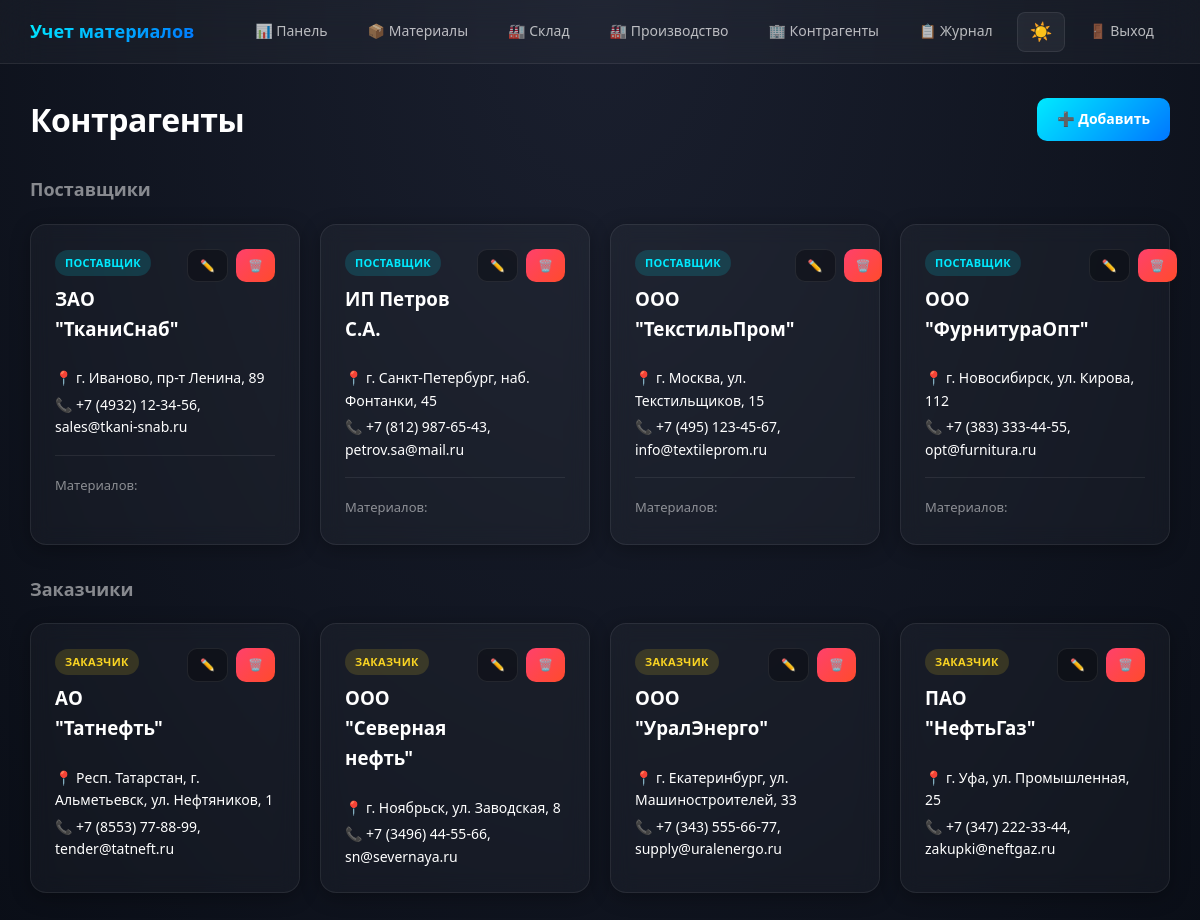
/contractors/ (signed in), run on the app's committed database.
### warehouse/models.py (models this page shows, shortened)
class Contractor(models.Model):
    TYPE_CHOICES = [('supplier', 'Поставщик'), ('customer', 'Заказчик')]
    name = models.CharField(max_length=255)
    address = models.CharField(max_length=255)
    contractor_type = models.CharField(max_length=20, choices=TYPE_CHOICES)
    contact_info = models.CharField(max_length=255, null=True, blank=True)
    created_at = models.DateTimeField(auto_now_add=True, null=True)
    class Meta:
        ordering = ['name']

### warehouse/views.py (the view)
# urls.py: path('contractors/', views.contractors, name='contractors'),
@login_required
def contractors(request):
    suppliers = Contractor.objects.filter(contractor_type='supplier')
    customers = Contractor.objects.filter(contractor_type='customer')
    return render(request, 'warehouse/contractors.html', {
        'suppliers': suppliers,
        'customers': customers
    })

### templates/warehouse/contractors.html (shortened to what this page needs)
{% extends "base.html" %}
{% block content %}
<div class="page-header">
    <h1 class="page-title">Контрагенты</h1>
    <a href="{% url 'add_contractor' %}" class="btn btn-primary">➕ Добавить</a>
</div>
{% if suppliers %}
<h2 style="margin-bottom: 20px; color: var(--text-muted); font-size: 18px;">Поставщики</h2>
<div class="stats-grid" style="margin-bottom: 30px;">
    {% for contractor in suppliers %}
    <div class="card">
        <div style="display: flex; justify-content: space-between; align-items: start;">
            <div>
                <span class="badge badge-primary" style="margin-bottom: 8px;">Поставщик</span>
                <h3 style="margin-bottom: 8px;">{{ contractor.name }}</h3>
            </div>
            <div style="display: flex; gap: 8px;">
                <a href="{% url 'edit_contractor' contractor.id %}" class="btn btn-secondary btn-sm">✏️</a>
                <a href="{% url 'delete_contractor' contractor.id %}" class="btn btn-danger btn-sm" onclick="return confirm('Удалить?')">🗑️</a>
            </div>
        </div>
        <div style="margin-top: 16px; color: var(--text-muted); font-size: 14px;">
            {% if contractor.address %}
            <p style="margin-bottom: 4px;">📍 {{ contractor.address }}</p>
            {% endif %}
            {% if contractor.contact_info %}
            <p>📞 {{ contractor.contact_info }}</p>
            {% endif %}
        </div>
        <div style="margin-top: 16px; padding-top: 16px; border-top: 1px solid var(--border);">
            <span style="color: var(--text-muted); font-size: 13px;">
                Материалов: {{ contractor.materials.count }}
            </span>
        </div>
    </div>
    {% endfor %}
</div>
{% endif %}
{% if customers %}
<h2 style="margin-bottom: 20px; color: var(--text-muted); font-size: 18px;">Заказчики</h2>
<div class="stats-grid">
    {% for contractor in customers %}
    <div class="card">
        <div style="display: flex; justify-content: space-between; align-items: start;">
            <div>
                <span class="badge" style="margin-bottom: 8px; background: rgba(249, 212, 35, 0.15); color: var(--warning);">Заказчик</span>
                <h3 style="margin-bottom: 8px;">{{ contractor.name }}</h3>
            </div>
            <div style="display: flex; gap: 8px;">
                <a href="{% url 'edit_contractor' contractor.id %}" class="btn btn-secondary btn-sm">✏️</a>
                <a href="{% url 'delete_contractor' contractor.id %}" class="btn btn-danger btn-sm" onclick="return confirm('Удалить?')">🗑️</a>
            </div>
        </div>
        <div style="margin-top: 16px; color: var(--text-muted); font-size: 14px;">
            {% if contractor.address %}
            <p style="margin-bottom: 4px;">📍 {{ contractor.address }}</p>
            {% endif %}
            {% if contractor.contact_info %}
            <p>📞 {{ contractor.contact_info }}</p>
            {% endif %}
        </div>
    </div>
    {% endfor %}
</div>
{% endif %}
{% endblock %}

### static/css/style.css (style rules this page uses)
:root { --primary: #00eaff; --primary-dark: #0077ff; --danger: #ff416c; --warning: #f9d423; --success: #00b09b; --info: #00eaff; --bg-body: #0a0e17; --bg-card: rgba(255, 255, 255, 0.03); --bg-input: rgba(0, 0, 0, 0.3); --bg-hover: rgba(255, 255, 255, 0.05); --border: rgba(255, 255, 255, 0.08); --border-focus: rgba(0, 234, 255, 0.4); --text-primary: #ffffff; --text-secondary: rgba(255, 255, 255, 0.7); --text-muted: rgba(255, 255, 255, 0.5); --shadow: 0 4px 20px rgba(0, 0, 0, 0.3); --shadow-glow: 0 0 20px rgba(0, 234, 255, 0.3); --gradient-body: radial-gradient(ellipse at top, #1a1f2e 0%, #0a0e17 100%); --gradient-primary: linear-gradient(135deg, #00eaff 0%, #0077ff 100%); --gradient-danger: linear-gradient(135deg, #ff416c 0%, #ff4b2b 100%); }
* { margin: 0; padding: 0; box-sizing: border-box; }
html { font-size: 16px; scroll-behavior: smooth; }
body { font-family: 'Segoe UI', system-ui, -apple-system, BlinkMacSystemFont, sans-serif; background: var(--gradient-body); background-attachment: fixed; color: var(--text-primary); min-height: 100vh; line-height: 1.6; transition: background 0.3s ease, color 0.3s ease; }
body, div, span, p, h1, h2, h3, h4, h5, h6, label, input, textarea, select, button, a, li, td, th, strong, em, small { color: var(--text-primary); }
.page-header { display: flex; justify-content: space-between; align-items: center; margin-bottom: 30px; flex-wrap: wrap; gap: 16px; }
.page-title { font-size: 32px; font-weight: 700; letter-spacing: -0.5px; color: var(--text-primary); }
.stats-grid { display: grid; grid-template-columns: repeat(auto-fit, minmax(260px, 1fr)); gap: 20px; margin-bottom: 30px; }
.card { background: var(--bg-card); border: 1px solid var(--border); border-radius: 16px; padding: 24px; backdrop-filter: blur(10px); -webkit-backdrop-filter: blur(10px); transition: all 0.3s ease; box-shadow: var(--shadow); }
.badge { display: inline-flex; align-items: center; padding: 4px 10px; border-radius: 20px; font-size: 11px; font-weight: 600; text-transform: uppercase; letter-spacing: 0.3px; }
.badge-primary { background: rgba(0, 234, 255, 0.15); color: var(--primary); }
.btn { display: inline-flex; align-items: center; justify-content: center; gap: 8px; padding: 10px 20px; border-radius: 10px; font-size: 14px; font-weight: 600; border: none; cursor: pointer; transition: all 0.3s ease; text-decoration: none; white-space: nowrap; }
.btn-primary { background: var(--gradient-primary); color: white; }
.btn-danger { background: var(--gradient-danger); color: white; }
.btn-secondary { background: var(--bg-input); color: var(--text-primary); border: 1px solid var(--border); }
.btn-sm { padding: 6px 12px; font-size: 12px; }

### data on the page
Contractor: name "ЗАО \"ТканиСнаб\"", address "г. Иваново, пр-т Ленина, 89", contact_info "+7 (4932) 12-34-56, sales@tkani-snab.ru"
Contractor: name "ИП Петров С.А.", address "г. Санкт-Петербург, наб. Фонтанки, 45", contact_info "+7 (812) 987-65-43, petrov.sa@mail.ru"
Contractor: name "ООО \"ТекстильПром\"", address "г. Москва, ул. Текстильщиков, 15", contact_info "+7 (495) 123-45-67, info@textileprom.ru"
Contractor: name "ООО \"ФурнитураОпт\"", address "г. Новосибирск, ул. Кирова, 112", contact_info "+7 (383) 333-44-55, opt@furnitura.ru"
Contractor: name "АО \"Татнефть\"", address "Респ. Татарстан, г. Альметьевск, ул. Нефтяников, 1", contact_info "+7 (8553) 77-88-99, tender@tatneft.ru"
Contractor: name "ООО \"Северная нефть\"", address "г. Ноябрьск, ул. Заводская, 8", contact_info "+7 (3496) 44-55-66, sn@severnaya.ru"
Contractor: name "ООО \"УралЭнерго\"", address "г. Екатеринбург, ул. Машиностроителей, 33", contact_info "+7 (343) 555-66-77, supply@uralenergo.ru"
Contractor: name "ПАО \"НефтьГаз\"", address "г. Уфа, ул. Промышленная, 25", contact_info "+7 (347) 222-33-44, zakupki@neftgaz.ru"
